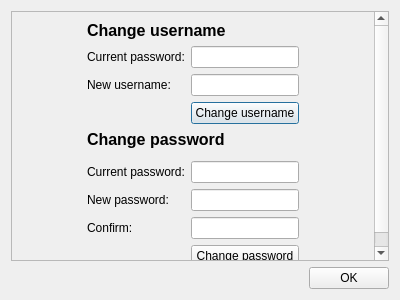
<?xml version="1.0" encoding="UTF-8"?>
<ui version="4.0">
 <class>Account</class>
 <widget class="QDialog" name="Account">
  <property name="geometry">
   <rect>
    <x>0</x>
    <y>0</y>
    <width>400</width>
    <height>300</height>
   </rect>
  </property>
  <property name="minimumSize">
   <size>
    <width>300</width>
    <height>0</height>
   </size>
  </property>
  <property name="windowTitle">
   <string>Account</string>
  </property>
  <property name="windowIcon">
   <iconset resource="resources.qrc">
    <normaloff>:/resources/icons/music.png</normaloff>:/resources/icons/music.png</iconset>
  </property>
  <layout class="QVBoxLayout" name="verticalLayout_2">
   <item>
    <widget class="QScrollArea" name="scrollArea">
     <property name="sizePolicy">
      <sizepolicy hsizetype="Expanding" vsizetype="Expanding">
       <horstretch>0</horstretch>
       <verstretch>0</verstretch>
      </sizepolicy>
     </property>
     <property name="minimumSize">
      <size>
       <width>0</width>
       <height>0</height>
      </size>
     </property>
     <property name="maximumSize">
      <size>
       <width>16777215</width>
       <height>16777215</height>
      </size>
     </property>
     <property name="widgetResizable">
      <bool>true</bool>
     </property>
     <widget class="QWidget" name="scrollAreaWidgetContents">
      <property name="geometry">
       <rect>
        <x>0</x>
        <y>0</y>
        <width>386</width>
        <height>260</height>
       </rect>
      </property>
      <layout class="QGridLayout" name="gridLayout_2">
       <item row="3" column="2">
        <widget class="QLineEdit" name="lineUsernamenew"/>
       </item>
       <item row="9" column="1">
        <widget class="QLabel" name="label_3">
         <property name="text">
          <string>Confirm:</string>
         </property>
        </widget>
       </item>
       <item row="8" column="1">
        <widget class="QLabel" name="label_2">
         <property name="text">
          <string>New password:</string>
         </property>
        </widget>
       </item>
       <item row="5" column="1" colspan="2">
        <widget class="QLabel" name="label_4">
         <property name="font">
          <font>
           <pointsize>12</pointsize>
           <bold>true</bold>
          </font>
         </property>
         <property name="text">
          <string>Change password</string>
         </property>
         <property name="alignment">
          <set>Qt::AlignLeading|Qt::AlignLeft|Qt::AlignVCenter</set>
         </property>
        </widget>
       </item>
       <item row="3" column="1">
        <widget class="QLabel" name="labelUsernamenew">
         <property name="text">
          <string>New username:</string>
         </property>
        </widget>
       </item>
       <item row="5" column="0" rowspan="5">
        <spacer name="horizontalSpacer_3">
         <property name="orientation">
          <enum>Qt::Horizontal</enum>
         </property>
         <property name="sizeHint" stdset="0">
          <size>
           <width>40</width>
           <height>20</height>
          </size>
         </property>
        </spacer>
       </item>
       <item row="5" column="3" rowspan="5">
        <spacer name="horizontalSpacer_4">
         <property name="orientation">
          <enum>Qt::Horizontal</enum>
         </property>
         <property name="sizeHint" stdset="0">
          <size>
           <width>40</width>
           <height>20</height>
          </size>
         </property>
        </spacer>
       </item>
       <item row="7" column="1">
        <widget class="QLabel" name="label">
         <property name="text">
          <string>Current password:</string>
         </property>
        </widget>
       </item>
       <item row="8" column="2">
        <widget class="QLineEdit" name="linePassnew">
         <property name="sizePolicy">
          <sizepolicy hsizetype="Expanding" vsizetype="Fixed">
           <horstretch>0</horstretch>
           <verstretch>0</verstretch>
          </sizepolicy>
         </property>
         <property name="maximumSize">
          <size>
           <width>150</width>
           <height>16777215</height>
          </size>
         </property>
         <property name="echoMode">
          <enum>QLineEdit::Password</enum>
         </property>
        </widget>
       </item>
       <item row="7" column="2">
        <widget class="QLineEdit" name="linePassold">
         <property name="sizePolicy">
          <sizepolicy hsizetype="Expanding" vsizetype="Fixed">
           <horstretch>0</horstretch>
           <verstretch>0</verstretch>
          </sizepolicy>
         </property>
         <property name="maximumSize">
          <size>
           <width>150</width>
           <height>16777215</height>
          </size>
         </property>
         <property name="echoMode">
          <enum>QLineEdit::Password</enum>
         </property>
        </widget>
       </item>
       <item row="1" column="1" colspan="2">
        <widget class="QLabel" name="label_6">
         <property name="font">
          <font>
           <pointsize>12</pointsize>
           <bold>true</bold>
          </font>
         </property>
         <property name="text">
          <string>Change username</string>
         </property>
         <property name="alignment">
          <set>Qt::AlignLeading|Qt::AlignLeft|Qt::AlignVCenter</set>
         </property>
        </widget>
       </item>
       <item row="4" column="2">
        <widget class="QPushButton" name="buttonUsernamechange">
         <property name="text">
          <string>Change username</string>
         </property>
        </widget>
       </item>
       <item row="11" column="1" colspan="2">
        <spacer name="verticalSpacer_2">
         <property name="orientation">
          <enum>Qt::Vertical</enum>
         </property>
         <property name="sizeHint" stdset="0">
          <size>
           <width>20</width>
           <height>40</height>
          </size>
         </property>
        </spacer>
       </item>
       <item row="9" column="2">
        <widget class="QLineEdit" name="linePassconfirm">
         <property name="sizePolicy">
          <sizepolicy hsizetype="Expanding" vsizetype="Fixed">
           <horstretch>0</horstretch>
           <verstretch>0</verstretch>
          </sizepolicy>
         </property>
         <property name="maximumSize">
          <size>
           <width>150</width>
           <height>16777215</height>
          </size>
         </property>
         <property name="echoMode">
          <enum>QLineEdit::Password</enum>
         </property>
        </widget>
       </item>
       <item row="0" column="1" colspan="2">
        <spacer name="verticalSpacer">
         <property name="orientation">
          <enum>Qt::Vertical</enum>
         </property>
         <property name="sizeHint" stdset="0">
          <size>
           <width>20</width>
           <height>40</height>
          </size>
         </property>
        </spacer>
       </item>
       <item row="10" column="2">
        <widget class="QPushButton" name="buttonPasschange">
         <property name="text">
          <string>Change password</string>
         </property>
        </widget>
       </item>
       <item row="2" column="2">
        <widget class="QLineEdit" name="linePass">
         <property name="echoMode">
          <enum>QLineEdit::Password</enum>
         </property>
        </widget>
       </item>
       <item row="2" column="1">
        <widget class="QLabel" name="label_5">
         <property name="text">
          <string>Current password:</string>
         </property>
        </widget>
       </item>
      </layout>
     </widget>
    </widget>
   </item>
   <item>
    <layout class="QHBoxLayout" name="horizontalLayout_2">
     <item>
      <spacer name="horizontalSpacer">
       <property name="orientation">
        <enum>Qt::Horizontal</enum>
       </property>
       <property name="sizeHint" stdset="0">
        <size>
         <width>40</width>
         <height>20</height>
        </size>
       </property>
      </spacer>
     </item>
     <item>
      <widget class="QPushButton" name="buttonOK">
       <property name="text">
        <string>OK</string>
       </property>
      </widget>
     </item>
    </layout>
   </item>
  </layout>
 </widget>
 <resources>
  <include location="resources.qrc"/>
 </resources>
 <connections/>
</ui>
